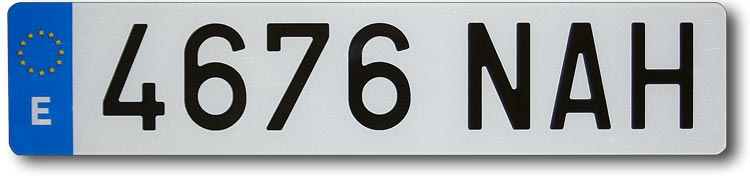
#> input picture classicCV_method/MATRICULA-ACRILICA.jpg, 750 x 176 px, given as the content of the folder /academia/UAB/year_3/vision_learning/project1/archive/images, which was not available
$ jupyter execute --allow-errors Test.ipynb
#> lines starting #> are read from the running program, lines starting #| are printed output that depends on the picture; after the words box and inside, x2 and y2 are one past the last pixel; in counts of white or black regions, pixels touching at a corner belong together; pictures that were not available may be replaced by others from this repository, and a replacement may not be noted
[cell 1]
import cv2 as cv
import numpy as np
import matplotlib.pyplot as plt
from PIL import Image
import csv
import random
import os
from functools import partial

[cell 2]
from paths import CAR_IMAGES_DIR  # YOU NEED TO GO TO THE paths.py FILE AND PUT YOUR FOLDER OF IMAGES

[cell 3]
INDIVIDUAL_IMG_PATHS = [CAR_IMAGES_DIR / image_name for image_name in os.listdir(CAR_IMAGES_DIR)]

#> (a cell that did not finish here is left out)

[cell 5]
def binary_methods(image_path, method = 'simple'):
#> called with method = 'original'
    image_org = cv.imread(str(image_path))
#> image_org is the input picture: shape (176, 750, 3); mean B, G, R 172.7, 165.5, 157.6

    # Convert the image from BGR to RGB
    image_rgb = cv.cvtColor(image_org, cv.COLOR_BGR2RGB)
    image_gray = cv.cvtColor(image_rgb, cv.COLOR_RGB2GRAY)
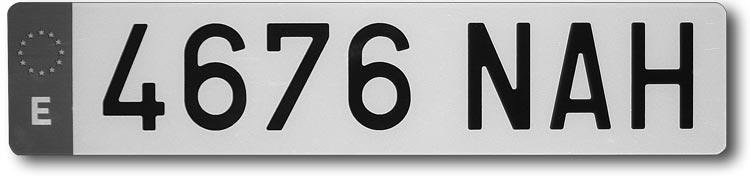
#> image_gray: shape (176, 750); min 0, max 255, mean 164

    blur = cv.GaussianBlur(image_gray, (5, 5), 0)
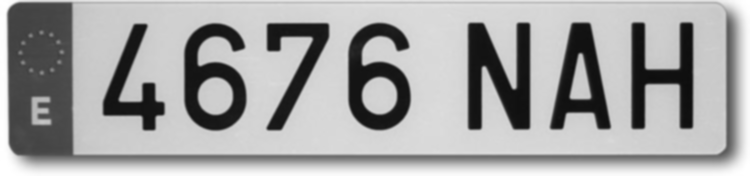
#> blur: shape (176, 750); min 13, max 255, mean 164

    if method == 'original':
        return image_rgb

    if method == 'simple':
        binary__image = cv.threshold(blur, 127, 255, 0)[1]

    elif method == 'adaptive':
        binary__image = cv.adaptiveThreshold(blur, 255, cv.ADAPTIVE_THRESH_GAUSSIAN_C, cv.THRESH_BINARY, 11, 2)

    elif method == 'otsu':
        _, binary__image = cv.threshold(blur, 0, 255, cv.THRESH_BINARY+cv.THRESH_OTSU)

    elif method == 'Gaus_otsu':
        _, binary__image = cv.threshold(blur, 0, 255, cv.THRESH_BINARY+cv.THRESH_OTSU)

    return binary__image

[cell 6]
def plot_car():
    plt.figure(figsize=(15, 10))   # (width, height)
    methods = ['original', 'simple', 'adaptive', 'otsu', 'Gaus_otsu']

    for i in range(len(methods) * 3):
        pos = i % len(methods)
        if (pos == 0):
            image_path = random.choice(INDIVIDUAL_IMG_PATHS)

        image = binary_methods(image_path, method=methods[pos])
        plt.subplot(3, len(methods), i+1)
        plt.imshow(image, 'gray')
        plt.title(methods[pos])
        plt.xticks([]),plt.yticks([])

    plt.show()
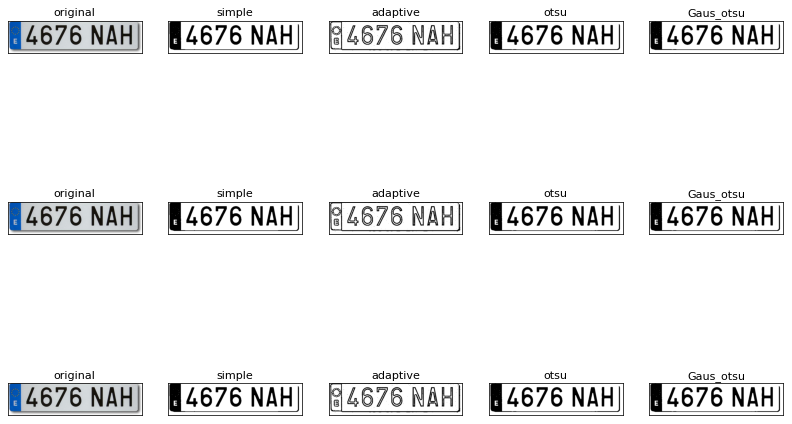
#> figure drawn by matplotlib, 15 panels

[cell 7]
plot_car()

[cell 8]
def mhorp_operations():
    pass

[cell 9]
kernel = np.ones((6,6), np.uint8)  # 5x5 rectangular structuring element

#> (the rest of this cell did not finish here and is left out)

#> (a cell that did not finish here is left out)

#> (a cell that did not finish here is left out)

[cell 12]
# List of lists which will be translated to the csv file
dataset_annotations = list()

# Iteration over all the images
for img_num, img_path in enumerate(INDIVIDUAL_IMG_PATHS):

    # Read the image
    image_org = cv.imread(str(INDIVIDUAL_IMG_PATHS[img_num]))

    """ | code to change (beta version) | """

    # Convert the image from BGR to RGB
    image_rgb = cv.cvtColor(image_org, cv.COLOR_BGR2RGB)
    image_gray = cv.cvtColor(image_rgb, cv.COLOR_RGB2GRAY)
    binary_image = cv.threshold(image_gray, 127, 255, 0)[1]
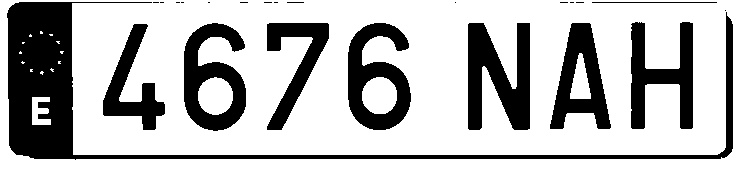
#> binary_image: shape (176, 750); 72.4% white; 23 black regions (14 under 20 px), largest, box (x1, y1, x2, y2) and area: (7, 2, 733, 160) 13120, (468, 23, 530, 130) 4260, (348, 23, 411, 130) 3644

    # Morphological operators
    dilated_image = cv.morphologyEx(binary_image, cv.MORPH_CLOSE, kernel)
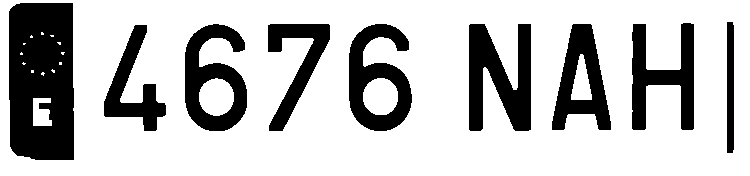
#> dilated_image: shape (176, 750); 74.8% white; 9 black regions, largest, box (x1, y1, x2, y2) and area: (9, 3, 74, 160) 9394, (469, 24, 531, 131) 4260, (349, 24, 412, 131) 3634

    # Detector
    canny = cv.Canny(dilated_image, 120, 255, 1)
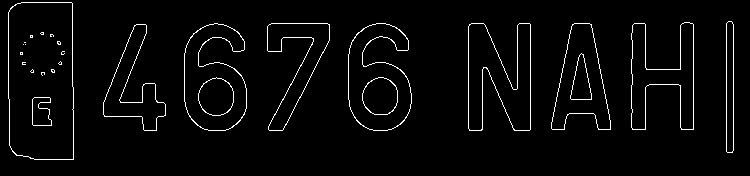
#> canny: shape (176, 750); 3.1% white in thin lines or dots, all inside (x1, y1, x2, y2) = (8, 2, 734, 160)

    # Find contours
    cnts = cv.findContours(canny, cv.RETR_EXTERNAL, cv.CHAIN_APPROX_SIMPLE)
#> cnts = 9 contours; largest, box (x1, y1, x2, y2) and area: (8, 2, 74, 160) 9906, (348, 23, 412, 131) 4706, (184, 23, 247, 131) 4676, (468, 23, 531, 131) 4263, (551, 23, 611, 130) 3762
    cnts = cnts[0] if len(cnts) == 2 else cnts[1]

    """ | code to change (beta version) | """

    # x, y, w, h, 0-1 for each cropped image. Whole information about all the detected rectangles on an image
    main_image = list()

    # First element on the list is the naming of the particular image
    main_image.append("Image" + str(img_num))

    # Iterate through contours and draw filled rectangles on the mask
    for c in cnts:

        # List for a single crop of the actual image
        crop = list()

        # Take the coordinates of the rectangle
        x, y, w, h = cv.boundingRect(c)
        # Append coordinates
        crop.append(x)
        crop.append(y)
        crop.append(w)
        crop.append(h)

        # Crop the image using the coordinates x, y, w, and h
        cropped_image = image_org[y:y+h, x:x+w]

        # Display the cropped image
        cv.imshow('Cropped Image', cropped_image)
        cv.waitKey(0)
        cv.destroyAllWindows()

        """ | Control system to introduce a correct input | """

        # Initialization of the boolean
        license_bool = int(input("(0 or 1) License? "))

        while (license_bool != (1 or 0)):

            # Set the boolean value of being a license to True or False. 0 || 1
            license_bool = int(input("Incorrect! (0 or 1) License? "))

        """ | Control system to introduce a correct input | """

        # Append boolean information about license existance
        crop.append(license_bool)

        # Append the information about the rectangle to the main image list
        main_image.append(crop)

        # If the license is already detected stop the finding process for that particulat image
        if (license_bool == 1):
            break
#> this loop made 1 pass; the answer given on pass 1: 1
#> (x, y, w, h) on pass 1: (103, 24, 63, 107)
#> pass 1, `cropped_image = image_org[y:y+h, x:x+w]`:
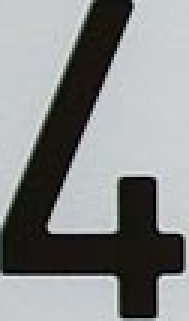
#> cropped_image: shape (107, 63, 3) (shown 3 times larger); mean B, G, R 138, 138.2, 136
#> after the loop, main_image = ['Image0', [103, 24, 63, 107, 1]]

    # Append the main image to the dataset annotations in order to eventually pass it to the csv file
    dataset_annotations.append(main_image)

# Create the CSV file
with open('image_annotations.csv', 'w', newline='') as file:
    writer = csv.writer(file)
    writer.writerows(dataset_annotations)
